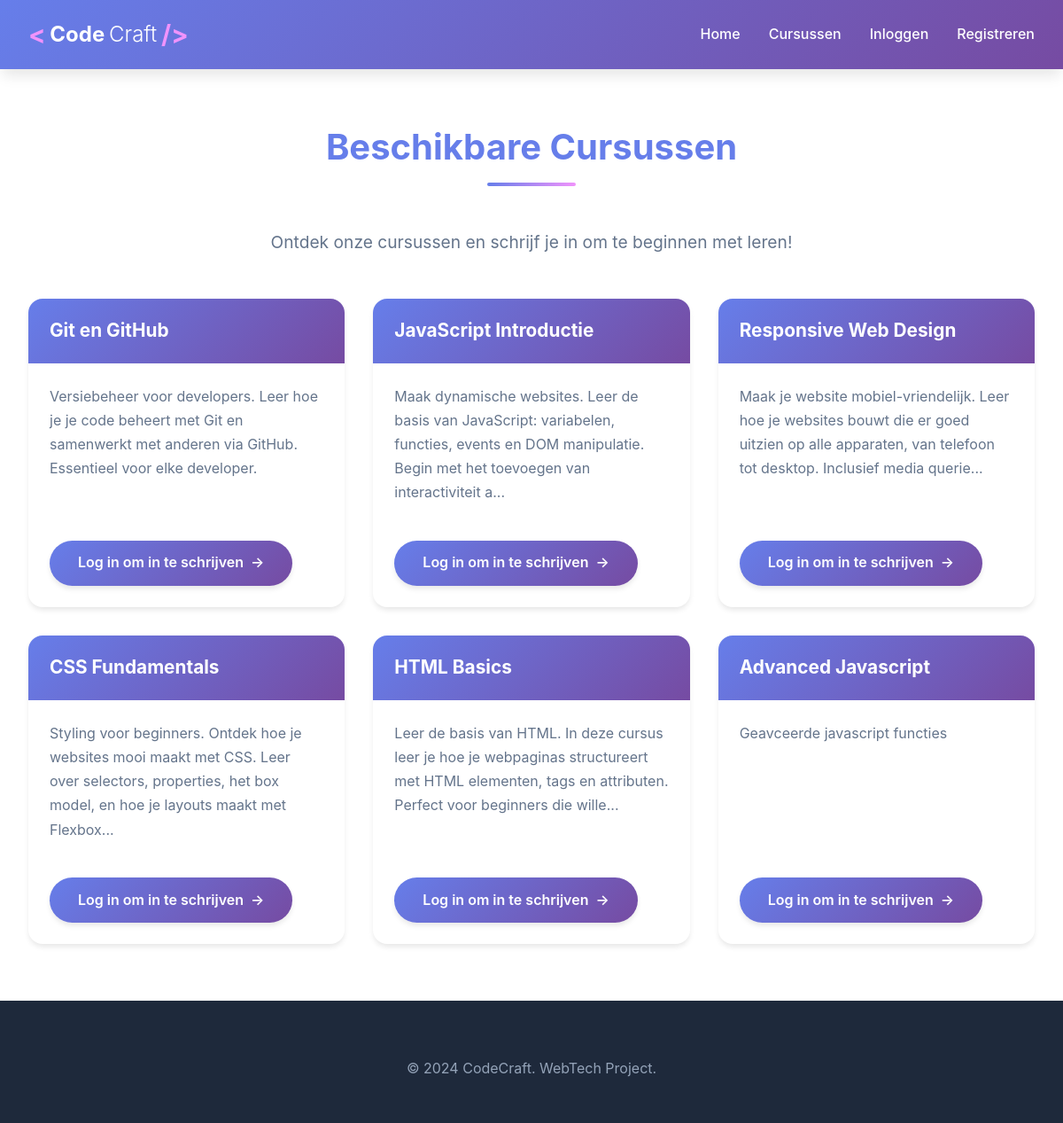
The page /cursussen on the database its author committed.
### tables this page shows
CREATE TABLE courses (
            id INTEGER PRIMARY KEY AUTOINCREMENT,
            title TEXT NOT NULL,
            description TEXT,
            created_at DATETIME DEFAULT CURRENT_TIMESTAMP
        );

### py/app.py (the view)
@app.route('/cursussen')
def course_catalog():
    conn = get_db()
    cursor = conn.cursor()
    cursor.execute('SELECT * FROM courses ORDER BY id DESC')
    courses = cursor.fetchall()
    enrolled_course_ids = []
    if 'user_id' in session:
        cursor.execute('SELECT course_id FROM enrollments WHERE user_id = ?', (session['user_id'],))
        enrolled_course_ids = [row['course_id'] for row in cursor.fetchall()]
    conn.close()
    return render_template('course_catalog.html', courses=courses, enrolled_course_ids=enrolled_course_ids)

### py/app.py (called while the page is built)
def get_db():
    conn = sqlite3.connect(DATABASE)
    conn.row_factory = sqlite3.Row
    return conn

@app.context_processor
def inject_user():
    return {
        'logged_in': 'user_id' in session,
        'user_name': session.get('user_name'),
        'user_email': session.get('user_email'),
        'is_admin': session.get('is_admin', False)
    }

### templates/course_catalog.html (shortened to what this page needs)
{% extends "base.html" %}
{% block content %}
<section class="page-section" id="courses">
    <div class="container">
        <h2>Beschikbare Cursussen</h2>
        <p class="section-intro">
            Ontdek onze cursussen en schrijf je in om te beginnen met leren!
        </p>
        {% if courses %}
        <div class="catalog-grid">
            {% for course in courses %}
            <article class="catalog-card">
                <div class="catalog-card-header">
                    <h3>{{ course.title }}</h3>
                </div>
                <div class="catalog-card-body">
                    <p>{{ course.description[:150] }}{% if course.description|length > 150 %}...{% endif %}</p>
                </div>
                <div class="catalog-card-footer">
                    {% if logged_in %}
                        {% if course.id in enrolled_course_ids %}
                            <span class="enrolled-badge">Ingeschreven</span>
                        {% else %}
                            <form action="{{ url_for('enroll_course', id=course.id) }}" method="POST">
                                <button type="submit" class="submit-button enroll-btn">
                                    <span>Inschrijven</span>
                                    <span class="button-arrow">&rarr;</span>
                                </button>
                            </form>
                        {% endif %}
                    {% else %}
                        <a href="{{ url_for('login_page') }}" class="submit-button enroll-btn">
                            <span>Log in om in te schrijven</span>
                            <span class="button-arrow">&rarr;</span>
                        </a>
                    {% endif %}
                </div>
            </article>
            {% endfor %}
        </div>
        {% else %}
        <div class="empty-state">
            <p>Er zijn nog geen cursussen beschikbaar.</p>
            <p>Kom later terug voor nieuwe cursussen!</p>
        </div>
        {% endif %}
    </div>
</section>
{% endblock %}

### static/style.css (style rules this page uses)
:root { --primary-color: #667eea; --primary-dark: #5568d3; --secondary-color: #764ba2; --accent-color: #f093fb; --success-color: #4ade80; --warning-color: #fbbf24; --danger-color: #ef4444; --bg-primary: #ffffff; --bg-secondary: #f8fafc; --bg-dark: #1e293b; --text-primary: #1e293b; --text-secondary: #64748b; --text-light: #94a3b8; --spacing-xs: 0.5rem; --spacing-sm: 1rem; --spacing-md: 2rem; --spacing-lg: 4rem; --spacing-xl: 6rem; --radius-sm: 0.25rem; --radius-md: 0.5rem; --radius-lg: 1rem; --radius-xl: 2rem; --shadow-sm: 0 1px 2px 0 rgb(0 0 0 / 0.05); --shadow-md: 0 4px 6px -1px rgb(0 0 0 / 0.1); --shadow-lg: 0 10px 15px -3px rgb(0 0 0 / 0.1); --shadow-xl: 0 20px 25px -5px rgb(0 0 0 / 0.1); --transition-fast: 0.15s ease; --transition-base: 0.3s ease; --transition-slow: 0.5s ease; }
* { margin: 0; padding: 0; box-sizing: border-box; }
html { scroll-behavior: smooth; }
body { font-family: -apple-system, BlinkMacSystemFont, 'Segoe UI', Roboto, 'Helvetica Neue', Arial, sans-serif; line-height: 1.6; color: var(--text-primary); background: var(--bg-primary); }
h1, h2, h3, h4, h5, h6 { line-height: 1.2; font-weight: 700; }
h2 { font-size: 2.5rem; }
h3 { font-size: 2rem; }
p { margin-bottom: 1rem; }
a { color: var(--primary-color); transition: color var(--transition-base); }
.container { max-width: 1200px; margin: 0 auto; padding: 0 var(--spacing-md); }
section { padding: var(--spacing-lg) 0; }
h2 { color: var(--primary-color); margin-bottom: var(--spacing-md); text-align: center; position: relative; display: inline-block; width: 100%; }
h2::after { content: ''; display: block; width: 100px; height: 4px; background: linear-gradient(90deg, var(--primary-color), var(--accent-color)); margin: 1rem auto; border-radius: 2px; }
.section-intro { text-align: center; font-size: 1.2rem; color: var(--text-secondary); max-width: 700px; margin: 0 auto 3rem; }
.page-section { padding: var(--spacing-lg) 0; min-height: calc(100vh - 200px); }
.submit-button { background: linear-gradient(135deg, var(--primary-color), var(--secondary-color)); color: white; padding: 1rem 2rem; border: none; border-radius: 50px; font-size: 1.1rem; font-weight: 600; cursor: pointer; transition: all var(--transition-base); width: 100%; box-shadow: var(--shadow-md); display: flex; align-items: center; justify-content: center; gap: 0.5rem; }
.button-arrow { transition: transform var(--transition-base); }
.catalog-grid { display: grid; grid-template-columns: repeat(auto-fit, minmax(320px, 1fr)); gap: var(--spacing-md); margin-top: var(--spacing-md); }
.catalog-card { background: white; border-radius: var(--radius-lg); overflow: hidden; box-shadow: var(--shadow-md); transition: all var(--transition-base); display: flex; flex-direction: column; }
.catalog-card-header { background: linear-gradient(135deg, var(--primary-color), var(--secondary-color)); color: white; padding: 1.5rem; display: flex; justify-content: space-between; align-items: center; }
.catalog-card-header h3 { margin: 0; font-size: 1.3rem; }
.catalog-card-body { padding: 1.5rem; flex: 1; }
.catalog-card-body p { color: var(--text-secondary); line-height: 1.7; margin: 0; }
.catalog-card-footer { padding: 1rem 1.5rem 1.5rem; display: flex; justify-content: center; align-items: center; }
.enroll-btn { width: auto; padding: 0.8rem 2rem; font-size: 1rem; text-decoration: none; display: inline-flex; }
.catalog-card-footer { display: flex; justify-content: space-between; align-items: center; }

### rows shown on the page
courses: title "Git en GitHub", description "Versiebeheer voor developers. Leer hoe je je code beheert met Git en samenwerkt met anderen via GitHub. Essentieel voor elke developer."
courses: title "JavaScript Introductie", description "Maak dynamische websites. Leer de basis van JavaScript: variabelen, functies, events en DOM manipulatie. Begin met het toevoegen van interactiviteit a"
courses: title "Responsive Web Design", description "Maak je website mobiel-vriendelijk. Leer hoe je websites bouwt die er goed uitzien op alle apparaten, van telefoon tot desktop. Inclusief media querie"
courses: title "CSS Fundamentals", description "Styling voor beginners. Ontdek hoe je websites mooi maakt met CSS. Leer over selectors, properties, het box model, en hoe je layouts maakt met Flexbox"
courses: title "HTML Basics", description "Leer de basis van HTML. In deze cursus leer je hoe je webpaginas structureert met HTML elementen, tags en attributen. Perfect voor beginners die wille"
courses: title "Advanced Javascript", description "Geavceerde javascript functies"
